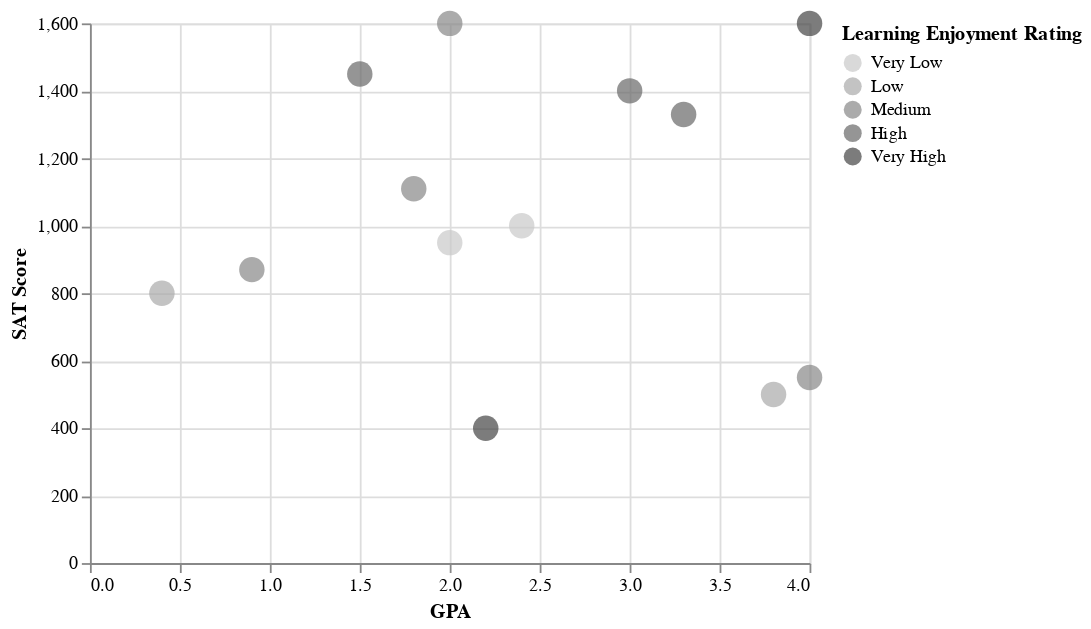

Notebook code for this chart:
### Markdown cell above
## Exercise 3: Playing with color scales

### Code cell
student_data2 = pd.DataFrame({'GPA': [4.0, 2.0, 0.4, 3.8, 3.0, 2.0, 1.8, 0.9, 3.3, 2.2, 4.0, 1.5, 2.4],
                             'SAT Score': [1600, 1600, 800, 500, 1400, 950, 1110, 870, 1330, 400, 550, 1450, 1000],
                             'Learning Enjoyment Rating': ['Very High', 'Medium', 'Low', 'Low', 'High', 'Very Low', 'Medium', 'Medium', 'High', 'Very High', 'Medium', 'High', 'Very Low']
                            })

alt.Chart(student_data2).mark_circle(size=200).encode(
    alt.X('GPA'),
    alt.Y('SAT Score'),
    alt.Color('Learning Enjoyment Rating:O', scale=alt.Scale(domain=['Very Low', 'Low', 'Medium', 'High', 'Very High'], scheme='greys'))
)

### Figure 1 — Vega-Lite specification as saved in the notebook (floating-point values rounded to 4 significant figures)
{"config": {"view": {"continuousWidth": 400, "continuousHeight": 300}}, "data": {"name": "data-cf232be3d2dc1b77be64731878b194fc"}, "mark": {"type": "circle", "size": 200}, "encoding": {"color": {"type": "ordinal", "field": "Learning Enjoyment Rating", "scale": {"domain": ["Very Low", "Low", "Medium", "High", "Very High"], "scheme": "greys"}}, "x": {"type": "quantitative", "field": "GPA"}, "y": {"type": "quantitative", "field": "SAT Score"}}, "$schema": "https://vega.github.io/schema/vega-lite/v4.8.1.json", "datasets": {"data-cf232be3d2dc1b77be64731878b194fc": [{"GPA": 4.0, "SAT Score": 1600, "Learning Enjoyment Rating": "Very High"}, {"GPA": 2.0, "SAT Score": 1600, "Learning Enjoyment Rating": "Medium"}, {"GPA": 0.4, "SAT Score": 800, "Learning Enjoyment Rating": "Low"}, {"GPA": 3.8, "SAT Score": 500, "Learning Enjoyment Rating": "Low"}, {"GPA": 3.0, "SAT Score": 1400, "Learning Enjoyment Rating": "High"}, {"GPA": 2.0, "SAT Score": 950, "Learning Enjoyment Rating": "Very Low"}, {"GPA": 1.8, "SAT Score": 1110, "Learning Enjoyment Rating": "Medium"}, {"GPA": 0.9, "SAT Score": 870, "Learning Enjoyment Rating": "Medium"}, {"GPA": 3.3, "SAT Score": 1330, "Learning Enjoyment Rating": "High"}, {"GPA": 2.2, "SAT Score": 400, "Learning Enjoyment Rating": "Very High"}, {"GPA": 4.0, "SAT Score": 550, "Learning Enjoyment Rating": "Medium"}, {"GPA": 1.5, "SAT Score": 1450, "Learning Enjoyment Rating": "High"}, {"GPA": 2.4, "SAT Score": 1000, "Learning Enjoyment Rating": "Very Low"}]}}
